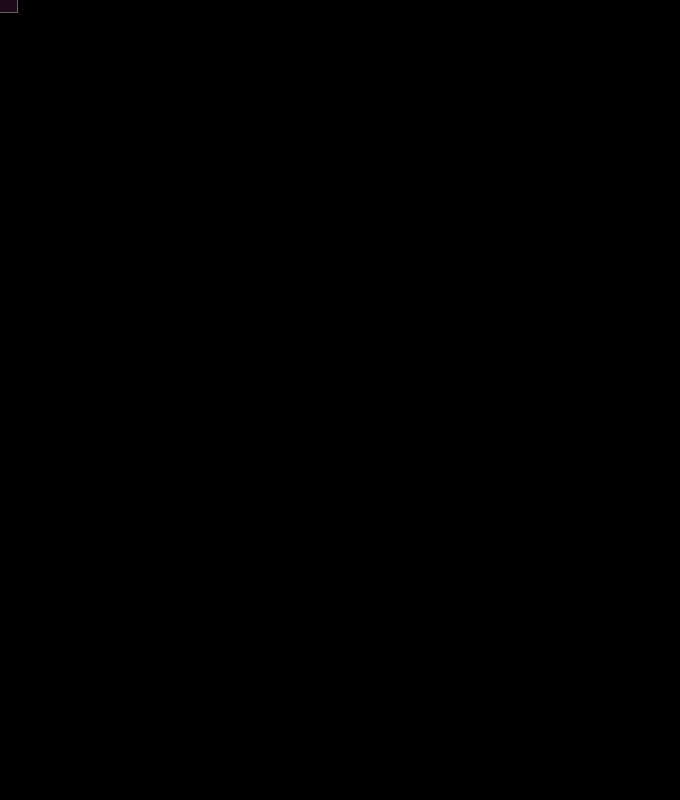
Frame 1 (no input)
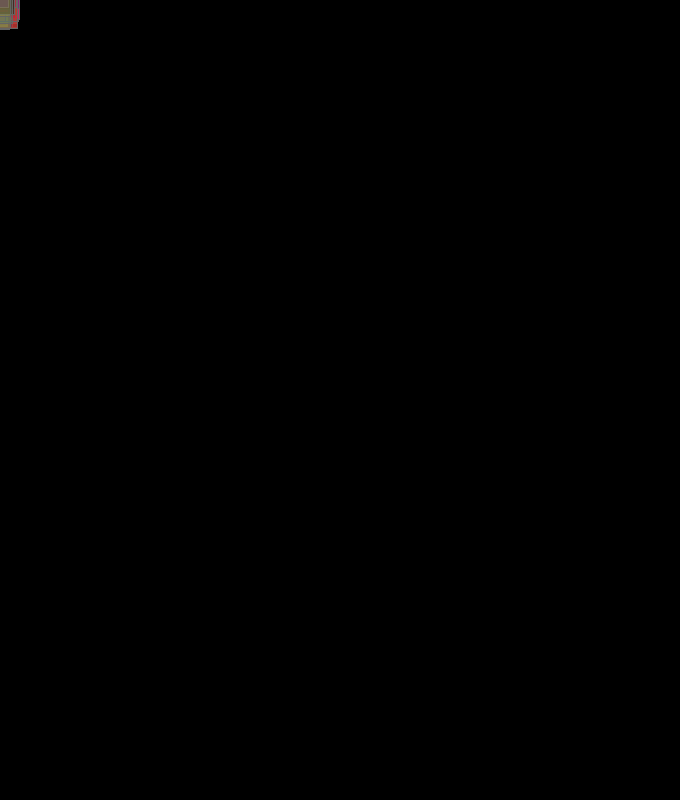
Frame 60 (the mouse pressed at the canvas centre just before this capture)
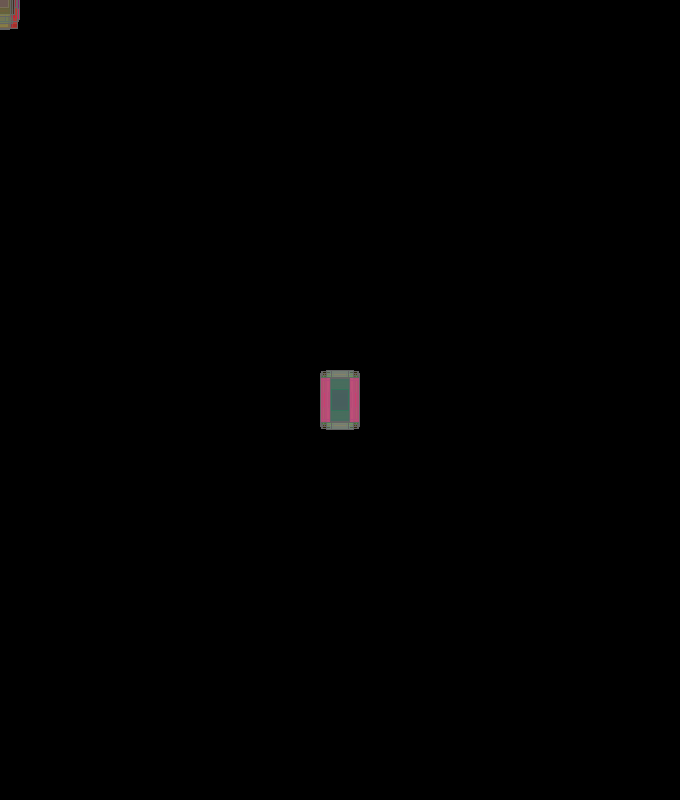
Frame 120 (the mouse held since frame 60 and released just before this capture)

The Processing sketch that drew these frames (run headless with seeded random() and noise(); from frame 60 on, the mouse is pressed at the canvas centre):

// Processing sketch: processing_12191
// ── processing_12191.pde

 void setup () {  

  size(680,800);  
  background(0);  

}  
   
void draw() {  
  fill(100);
  stroke(100);  

  fill(random(255),random(200),random(150),random(200));  

  rectMode(CENTER);  

  rect(mouseX,mouseY,random(10,40),random(10,60));  

}  
